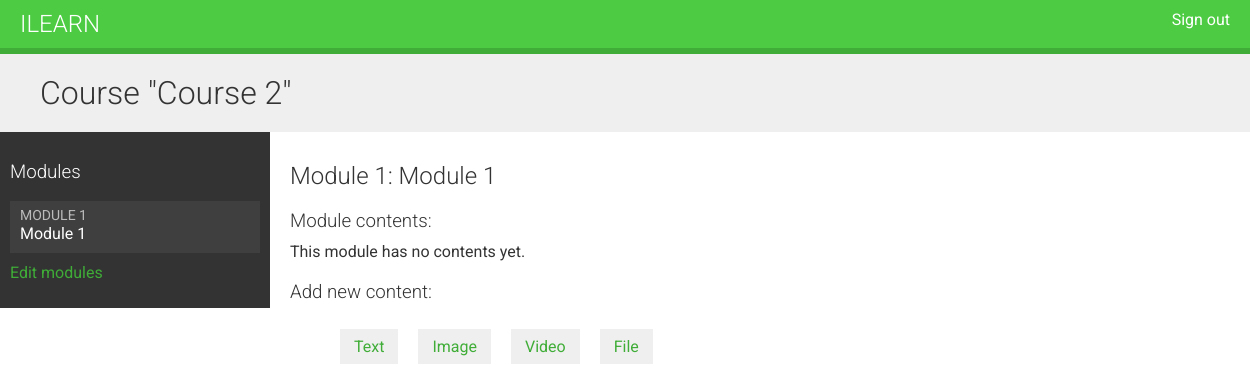
/course/module/5/ (signed in), run on an earlier commit of the app's database.
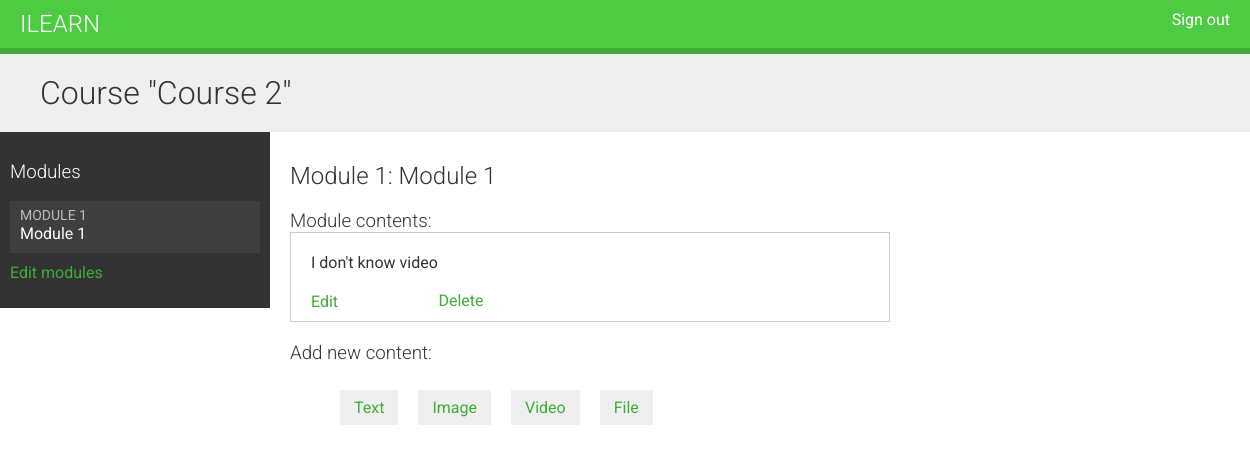
And on a later commit of the database.
### courses/models.py (models this page shows, shortened)
class Course(models.Model):
    owner = models.ForeignKey(
        User, related_name="courses_created", on_delete=models.CASCADE
    )
    subject = models.ForeignKey(
        Subject, related_name="courses", on_delete=models.CASCADE
    )
    title = models.CharField(max_length=220)
    slug = models.SlugField(max_length=220, unique=True)
    overview = models.TextField()
    created = models.DateTimeField(auto_now_add=True)
    students = models.ManyToManyField(User, related_name="courses_joined", blank=True)
    class Meta:
        ordering = ["-created"]

class Module(models.Model):
    course = models.ForeignKey(Course, related_name="modules", on_delete=models.CASCADE)
    title = models.CharField(max_length=220)
    description = models.TextField(blank=True)
    order = OrderField(blank=True, for_fields=["course"])
    class Meta:
        ordering = ["order"]

class Content(models.Model):
    module = models.ForeignKey(
        Module, related_name="contents", on_delete=models.CASCADE
    )
    content_type = models.ForeignKey(
        ContentType,
        on_delete=models.CASCADE,
        limit_choices_to={"model__in": ("text", "video", "image", "file")},
    )
    object_id = models.PositiveIntegerField()
    item = GenericForeignKey("content_type", "object_id")
    order = OrderField(blank=True, for_fields=["module"])
    class Meta:
        ordering = ["order"]

class ItemBase(models.Model):
    owner = models.ForeignKey(
        User, related_name="%(class)s_related", on_delete=models.CASCADE
    )
    title = models.CharField(max_length=220)
    created = models.DateTimeField(auto_now_add=True)
    updated = models.DateTimeField(auto_now=True)
    class Meta:
        abstract = True
    def __str__(self):
        return self.title

class Video(ItemBase):
    url = models.URLField()

### courses/views.py (the view)
class ModuleContentListView(TemplateResponseMixin, View):
    template_name = "courses/manage/module/content_list.html"
    def get(self, request, module_id):
        module = get_object_or_404(Module, id=module_id, course__owner=request.user)
        return self.render_to_response({"module": module})

### courses/templatetags/course.py (called while the page is built)
@register.filter
def model_name(obj):
    try:
        return obj._meta.model_name
    except AttributeError:
        return None

### courses/templates/courses/manage/module/content_list.html (shortened to what this page needs)
{% extends 'base.html' %}
{% load course %}
{% block content %}
{% with course=module.course %}
<h1>Course "{{ course.title }}"</h1>
<div class="contents">
    <h3>Modules</h3>
    <ul id="modules">
        {% for course_module in course.modules.all %}
        <li data-id="{{ course_module.id }}" {% if course_module == module %} class="selected"{% endif %}>
            <a href="{% url 'module_content_list' course_module.id %}">
                <span>
                    Module <span class="order">{{ course_module.order|add:1 }}</span>
                </span>
                <br />
                {{ course_module.title }}
            </a>
        </li>
        {% empty %}
        <li>No modules yet.</li>
        {% endfor %}
    </ul>
    <p><a href="{% url 'course_module_update' course.id %}">Edit modules</a></p>
</div>
<div class="module">
    <h2>Module {{ module.order|add:1 }}: {{ module.title }}</h2>
    <h3>Module contents:</h3>
    <div id="module-contents">
        {% for content in module.contents.all %}
        <div data-id="{{ content.id }}">
            {% with item=content.item %}
            <p>{{ item }} {{ item|model_name}}</p>
            <a href="{% url 'module_content_update' module.id item|model_name item.id %}">Edit</a>
            <form action="{% url 'module_content_delete' content.id %}" method="post">
                <input type="submit" value="Delete" />
            </form>
            {% endwith %}
        </div>
        {% empty %}
        <p>This module has no contents yet.</p>
        {% endfor %}
    </div>
    <h3>Add new content:</h3>
    <ul class="content-types">
        <li>
            <a href="{% url 'module_content_create' module.id "text" %}">Text</a>
        </li>
        <li>
            <a href="{% url 'module_content_create' module.id "image" %}">Image</a>
        </li>
        <li>
            <a href="{% url 'module_content_create' module.id "video" %}">Video</a>
        </li>
        <li>
            <a href="{% url 'module_content_create' module.id "file" %}">File</a>
        </li>
    </ul>
</div>
{% endwith %}
{% endblock content %}

### templates/base.html (shortened to what this page needs)
{% load static %}
<!DOCTYPE html>
<html>
  <head>
    <link href="{% static "css/base.css" %}" rel="stylesheet" />
  </head>
  <body>
    <div id="header">
      <a href="/" class="logo">iLearn</a>
      <ul class="menu">
        {% if request.user.is_authenticated %}
        <li><a href="{% url "logout" %}">Sign out</a></li>
        {% else %}
        <li><a href="{% url "login" %}">Sign in</a></li>
        {% endif %}
      </ul>
    </div>
    <div id="content">
      {% block content %}
      {% endblock content %}
    </div>
  </body>
</html>

### static/css/base.css (style rules this page uses)
body { margin:0; font-family:'Roboto', sans-serif; font-weight:400; color:#333; }
a { color:#3fad37; text-decoration:none; }
ul { float:left; }
h1, h2, h3, h4, h5, h6 { font-family:'Roboto', sans-serif; font-weight:300; }
h1 { background:#efefef; width:100%; overflow:auto; padding:20px 0 20px 40px; margin:0; }
.module { padding:10px 20px; float:left; width:600px; }
.module h3 { margin:20px 0 0; padding:0; width:100%; }
.module p { margin:10px 0 20px; width:100%; float:left; }
#header { background:#4dcc43; overflow:auto; padding:10px 20px; border-bottom:6px solid #3fad37; }
#header .logo { text-decoration:none; font-family:'Roboto', sans-serif; font-weight:300; text-transform:uppercase; font-size:24px; color:#fff; float:left; }
#header a { color:#fff; }
#header .menu { list-style:none; float:right; margin:0; padding:0; }
.contents { width:20%; padding:10px; float:left; background:#333; color: #fff; font-family:'Roboto', sans-serif; }
.contents ul { list-style:none; margin:0; padding:0; width:100%; }
.contents ul li { margin:0 0 10px 0; padding:4px 10px 10px; overflow:auto; cursor:move; }
.contents ul li.selected { background:#3f3f3f; }
.contents ul span { text-transform:uppercase; color:#bbb; font-size:14px; }
.contents ul a { display:block; color:#fff; text-decoration:none; }
ul.content-types li { list-style:none; float:left; margin:10px; background:#efefef; padding:8px 14px; }
input, select, textarea { border:1px solid #ccc; border-bottom:3px solid #ccc; padding:8px 12px; font-size:16px; font-family:'Roboto', sans-serif; float:left; clear:both; width:300px; }
input[type=submit], a.button { border-radius:5px; background:#4dcc43; color:#fff; font-size:16px; text-transform:uppercase; border:none; padding:10px 20px; margin:20px 0; }
#module-contents div { padding:10px 20px; border:1px solid #ccc; background:#fff }
#module-contents form { margin:0; padding:0; }
#module-contents input[type=submit] { color:#3fad37; background:none; margin:-20px 0 0; padding:0; float:left; text-transform:none; }

What changed in the data, as far as the page shows it:
added Content: item "I don't know", item|model_name "video"
Also different on the page:
text no longer shown: "This module has no contents yet."
